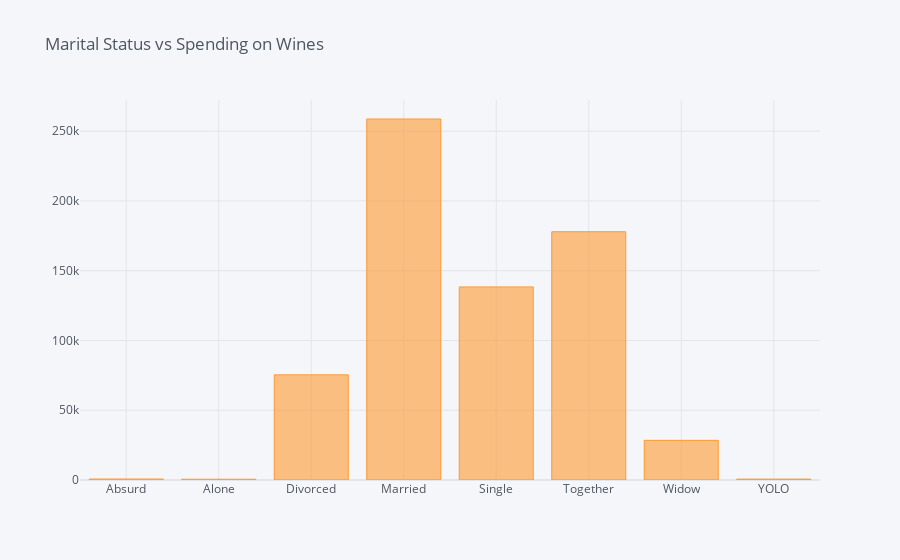

Here is the notebook cell this chart was saved with:
### Code cell
for i in cc.columns:
    df.groupby('Marital_Status')[i].sum().iplot(kind='bar',title="Marital Status vs Spending on " + i )

### Figure 1 — Plotly figure (JSON) as saved in the notebook; plotly's stock layout.template omitted (floating-point values rounded to 4 significant figures)
{"data": [{"marker": {"color": "rgba(255, 153, 51, 0.6)", "line": {"color": "rgba(255, 153, 51, 1.0)", "width": 1}}, "name": "Wines", "orientation": "v", "text": "", "type": "bar", "x": ["Absurd", "Alone", "Divorced", "Married", "Single", "Together", "Widow", "YOLO"], "y": [711, 554, 75364, 258751, 138399, 177959, 28434, 644]}], "layout": {"autosize": true, "legend": {"bgcolor": "#F5F6F9", "font": {"color": "#4D5663"}}, "paper_bgcolor": "#F5F6F9", "plot_bgcolor": "#F5F6F9", "title": {"font": {"color": "#4D5663"}, "text": "Marital Status vs Spending on Wines"}, "xaxis": {"autorange": true, "gridcolor": "#E1E5ED", "range": [-0.5, 7.5], "showgrid": true, "tickfont": {"color": "#4D5663"}, "title": {"font": {"color": "#4D5663"}, "text": ""}, "type": "category", "zerolinecolor": "#E1E5ED"}, "yaxis": {"autorange": true, "gridcolor": "#E1E5ED", "range": [0, 272400.0], "showgrid": true, "tickfont": {"color": "#4D5663"}, "title": {"font": {"color": "#4D5663"}, "text": ""}, "type": "linear", "zerolinecolor": "#E1E5ED"}}}
